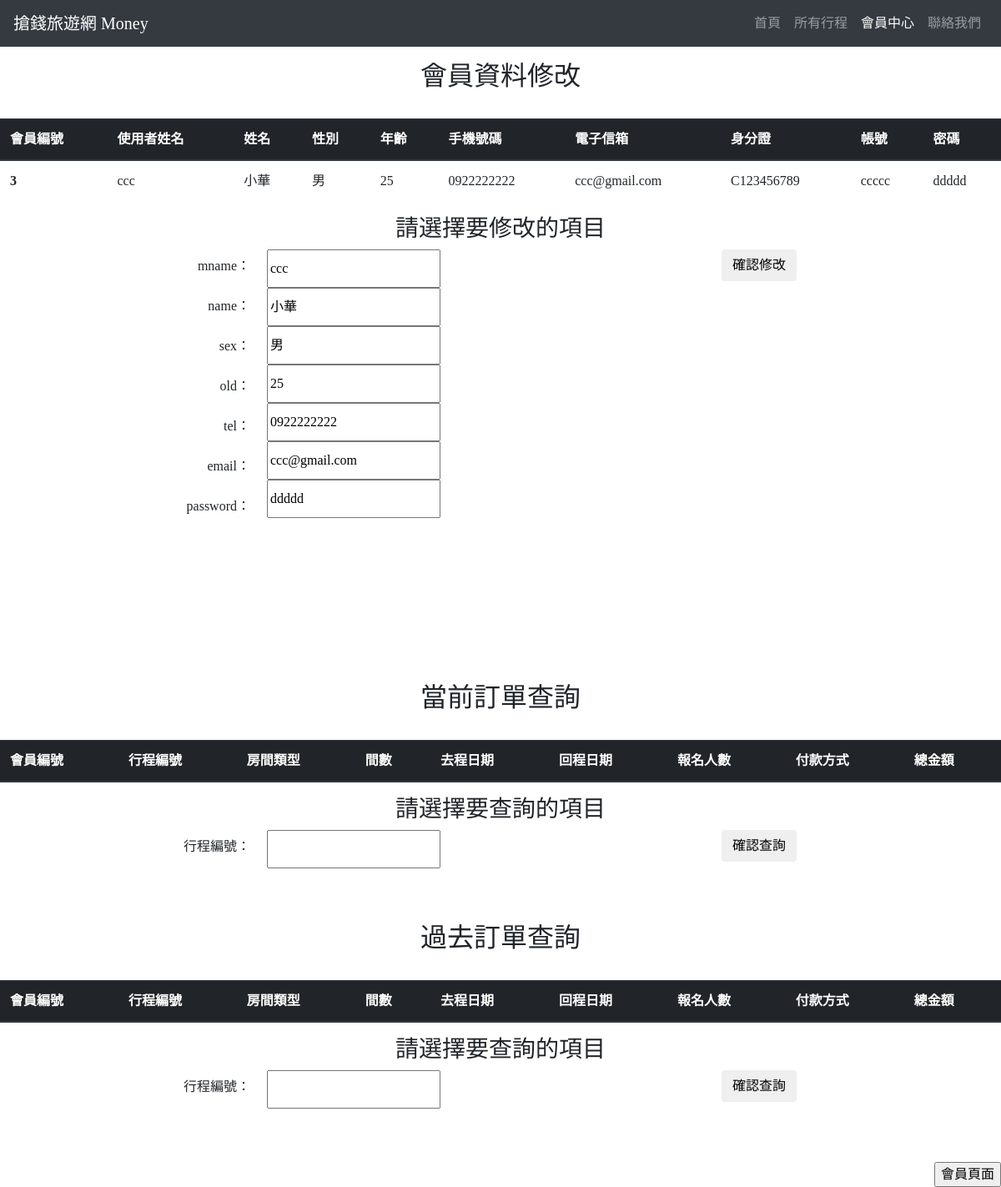
The page /member_function.php (signed in) on the database its author committed.
### tables this page shows
CREATE TABLE `members` (
  `mid` int(11) NOT NULL,
  `mname` varchar(50) NOT NULL,
  `name` varchar(25) NOT NULL,
  `sex` char(6) NOT NULL DEFAULT '男',
  `old` char(10) NOT NULL,
  `tel` varchar(15) NOT NULL,
  `email` varchar(50) NOT NULL,
  `pid` char(10) NOT NULL,
  `account` varchar(50) NOT NULL,
  `passwd` varchar(20) NOT NULL
);

### data/connection.php (called while the page is built, shortened)
<?php
    function filterTable($query){
        $host = "localhost";
        $dbName = "travels";
        $userName = "person";
        $pwd = "password";
        $dbh = mysqli_connect($host,$userName,$pwd,$dbName) or die("你遇到的錯誤:". mysqli_error($dbh));
        mysqli_query($dbh,"SET NAMES 'utf8'");
        $filter_result = mysqli_query($dbh, $query);
        return $filter_result;
    }
?>

### member_function.php (the view, shortened to what this page needs)
<?php
    include "data/connection.php";
    $account=$_SESSION['uaccount'];
    $sql = "SELECT * FROM `members` where `account`='".$account."'";
    $result = filterTable($sql);
    $row = mysqli_fetch_array($result);
    $stid=$_POST['tid'];
    $sql1 = "SELECT * FROM `now_travels` where `tid`='".$stid."' && `mid`='".$row['mid']."'";
    $result1 = filterTable($sql1);
    $stid_old=$_POST['tid_old'];
    $sql2 = "SELECT * FROM `old_travels` where `tid`='".$stid_old."'  && `mid`='".$row['mid']."' ";
    $result2 = filterTable($sql2);
?>
<!DOCTYPE html>
<html lang="en">
<head>
  <link rel="stylesheet" type="text/css" href="css/bootstrap.css">
  <link rel="stylesheet" type="text/css" href="css/member.css">
  <body>
  <div class="nav navbar-nav navbar-right">
    <nav class="navbar navbar-expand-lg navbar-dark bg-dark fixed-top">
      <a class="navbar-brand" href="index.html">搶錢旅遊網 Money</a>
      <div class="collapse navbar-collapse" id="navbarNav">
        <ul class="navbar-nav ml-auto">
          <li class="nav-item">
            <a class="nav-link" href="index.html">首頁 <span class="sr-only">(current)</span></a>
          </li>
          <li class="nav-item">
            <a class="nav-link" href="itinerary.html">所有行程</a>
          </li>
          <li class="nav-item active">
            <a class="nav-link" href="member.php">會員中心</a>
          </li>
          <li class="nav-item">
            <a class="nav-link" href="contact.html">聯絡我們</a>
          </li>
        </ul>
      </div>
    </nav>
  </div>
  <br>
  <br>
  <div id class="form_top">
    <br>
    <div style="text-align: center;">
      <h2>會員資料修改</h2>
    </div>
    <br>
    <table class="table">
      <thead class="thead-dark">
        <tr>
          <th scope="col">會員編號</th>
          <th scope="col">使用者姓名</th>
          <th scope="col">姓名</th>
          <th scope="col">性別</th>
          <th scope="col">年齡</th>
          <th scope="col">手機號碼</th>
          <th scope="col">電子信箱</th>
          <th scope="col">身分證</th>
          <th scope="col">帳號</th>
          <th scope="col">密碼</th>
        </tr>
      </thead>
      <tbody>
        <tr>
        <th scope="row"><?php echo $row['mid']; ?></th>
          <td><?php echo $row['mname']; ?></td>
          <td><?php echo $row['name']; ?></td>
          <td><?php echo $row['sex']; ?></td>
          <td><?php echo $row['old']; ?></td>
          <td><?php echo $row['tel']; ?></td>
          <td><?php echo $row['email']; ?></td>
          <td><?php echo $row['pid']; ?></td>
          <td><?php echo $_SESSION['uaccount']; ?></td>
          <td><?php echo $_SESSION['upasswd']; ?></td>
        </tr>
      </tbody>
    </table>
    <form method="post" action="data/registered_update.php">
      <div style="text-align:center;">
        <h3>請選擇要修改的項目</h3>
      </div>
      <div class="Data-Content">
        <div class="Data-Title">
          <div class="AlignRight">
            <label for="mname">mname： </label><br />
            <label for="name">name： </label><br />
            <label for="sex">sex： </label><br />
            <label for="old">old： </label><br />
            <label for="tel">tel： </label><br />
            <label for="email">email： </label><br />
            <label for="password">password： </label><br />
          </div>
        </div>
        <div class="Data-Items">
          <input type="text" id="mname" name="mname" value="<?php echo $row['mname']; ?>"/><br />
          <input type="text" id="name" name="name" value="<?php echo $row['name']; ?>"/><br />
          <input type="text" id="sex" name="sex" value="<?php echo $row['sex']; ?>"/><br />
          <input type="text" id="old" name="old" value="<?php echo $row['old']; ?>"/><br />
          <input type="text" id="tel" name="tel" value="<?php echo $row['tel']; ?>"/><br />
          <input type="text" id="email" name="email" value="<?php echo $row['email']; ?>"/><br />
          <input type="text" id="passwd" name="passwd" value="<?php echo $row['passwd']; ?>"/><br />
          <input type="hidden" id="account" name="account" value="<?php echo $row['account']; ?>"/><br />
          <input type="hidden" id="pid" name="pid" value="<?php echo $row['pid']; ?>"/><br />
        </div>
      </div>
      <center><button type="submit" class="btn">確認修改</button></center>
    </form>
  </div>
  <br>
  <br>
  <br>
  <br>
  <br>
  <br>
  <br>
  <br>
  <br>
  <br>
  <br>
  <br>
  <br>
  <br>
  <br>
  <br>
  <br>
  <br>
  <br>
  <div id class="form_down">
    <br>
    <div style="text-align: center;">
      <h2>當前訂單查詢</h2>
    </div>
    <br>
    <table class="table">
      <thead class="thead-dark">
        <tr>
          <th scope="col">會員編號</th>
          <th scope="col">行程編號</th>
          <th scope="col">房間類型</th>
          <th scope="col">間數</th>
          <th scope="col">去程日期</th>
          <th scope="col">回程日期</th>
          <th scope="col">報名人數</th>
          <th scope="col">付款方式</th>
          <th scope="col">總金額</th>
        </tr>
      </thead>
        <?php while($row1 = mysqli_fetch_array($result1)):
                echo "<tr>";
                echo "<td>".$row['mid']."</td>";
                echo "<td>".$row1['tid']."</td>";
                echo "<td>".$row1['roomtype']."</td>";
                echo "<td>".$row1['num']."</td>";
                echo "<td>".$row1['godate']."</td>";
                echo "<td>".$row1['backdate']."</td>";
                echo "<td>".$row1['pnum']."</td>";
                echo "<td>".$row1['paytype']."</td>";
                echo "<td>".$row1['total']."</td>";
                echo "</tr>";
          endwhile;
          ?>
    </table>
    <form method="post" action="member_function.php">
      <div style="text-align:center;">
        <h3>請選擇要查詢的項目</h3>
      </div>
      <div class="Data-Content">
        <div class="Data-Title">
          <div class="AlignRight">
            <label for="tid">行程編號： </label><br />
          </div>
        </div>
        <div class="Data-Items">
          <input type="text" id="tid"  name="tid" value="<?php echo $row1['tid']; ?>"/><br />
        </div>
      </div>
      <center><button type="submit" class="btn">確認查詢</button></center>
    </form>
    <br>
    <br>
    <br>
    <div style="text-align: center;">
      <h2>過去訂單查詢</h2>
    </div>
    <br>
    <table class="table">
      <thead class="thead-dark">
        <tr>
          <th scope="col">會員編號</th>
          <th scope="col">行程編號</th>
          <th scope="col">房間類型</th>
          <th scope="col">間數</th>
          <th scope="col">去程日期</th>
          <th scope="col">回程日期</th>
          <th scope="col">報名人數</th>
          <th scope="col">付款方式</th>
          <th scope="col">總金額</th>
        </tr>
      </thead>
        <?php while($row2 = mysqli_fetch_array($result2)):
                echo "<tr>";
                echo "<td>".$row['mid']."</td>";
                echo "<td>".$row2['tid']."</td>";
                echo "<td>".$row2['roomtype']."</td>";
                echo "<td>".$row2['num']."</td>";
                echo "<td>".$row2['godate']."</td>";
                echo "<td>".$row2['backdate']."</td>";
                echo "<td>".$row2['pnum']."</td>";
                echo "<td>".$row2['paytype']."</td>";
                echo "<td>".$row2['total']."</td>";
                echo "</tr>";
          endwhile;
          ?>
    </table>
    <form method="post" action="member_function.php">
      <div style="text-align:center;">
        <h3>請選擇要查詢的項目</h3>
      </div>
      <div class="Data-Content">
        <div class="Data-Title">
          <div class="AlignRight">
            <label for="tid">行程編號： </label><br />
          </div>
        </div>
        <div class="Data-Items">
          <input type="text" id="tid" name="tid_old" value="<?php echo $row2['tid']; ?>" /><br />
        </div>
      </div>
      <center><button type="submit" class="btn">確認查詢</button></center>
    </form>
  </div>
  <br>
  <br>
  <br>
  <input style="float:right" type="button" value="會員頁面" onclick="location.href='member.php'">
</body>
</html>

### css/member.css (style rules this page uses)
body { font-family:'Times New Roman', Times, serif; }
.form_top { width: auto; height: auto; float: top; }
.form_down { width: 100vw; height: auto; }
.Data-Content { width: 100%; line-height: 40px; }
.Data-Title { float: left; width: 25%; margin-right: 20px; }
.Data-Items { float: left; width: 25%; }
.AlignRight { text-align: right; }

### rows shown on the page
members: mid "3", mname "ccc", name "小華", sex "男", old "25", tel "0922222222", email "ccc@gmail.com", pid "C123456789", passwd "ddddd"

### other values the page prints
$_SESSION['uaccount'] "ccccc"
$_SESSION['upasswd'] "ddddd"
